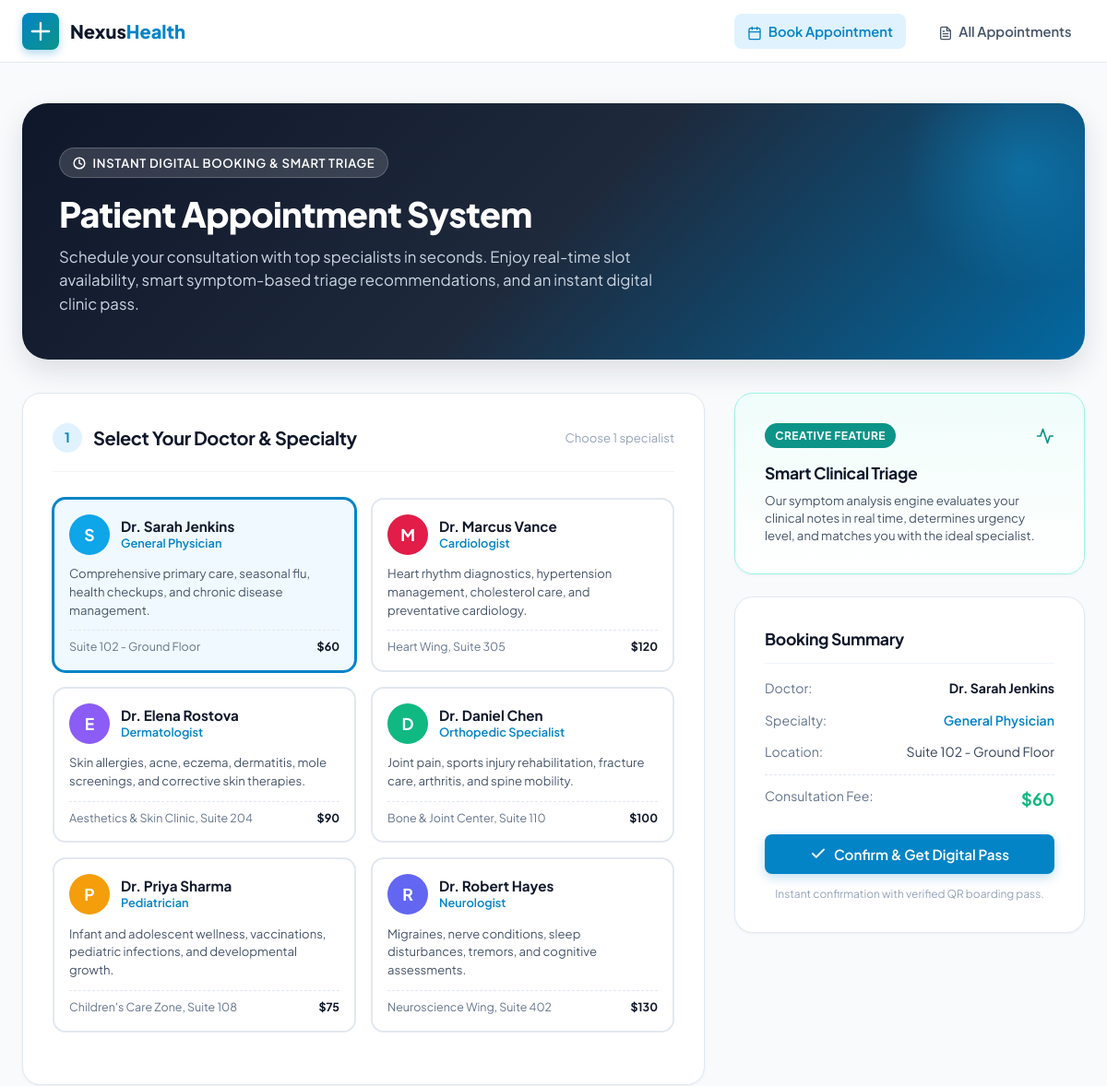
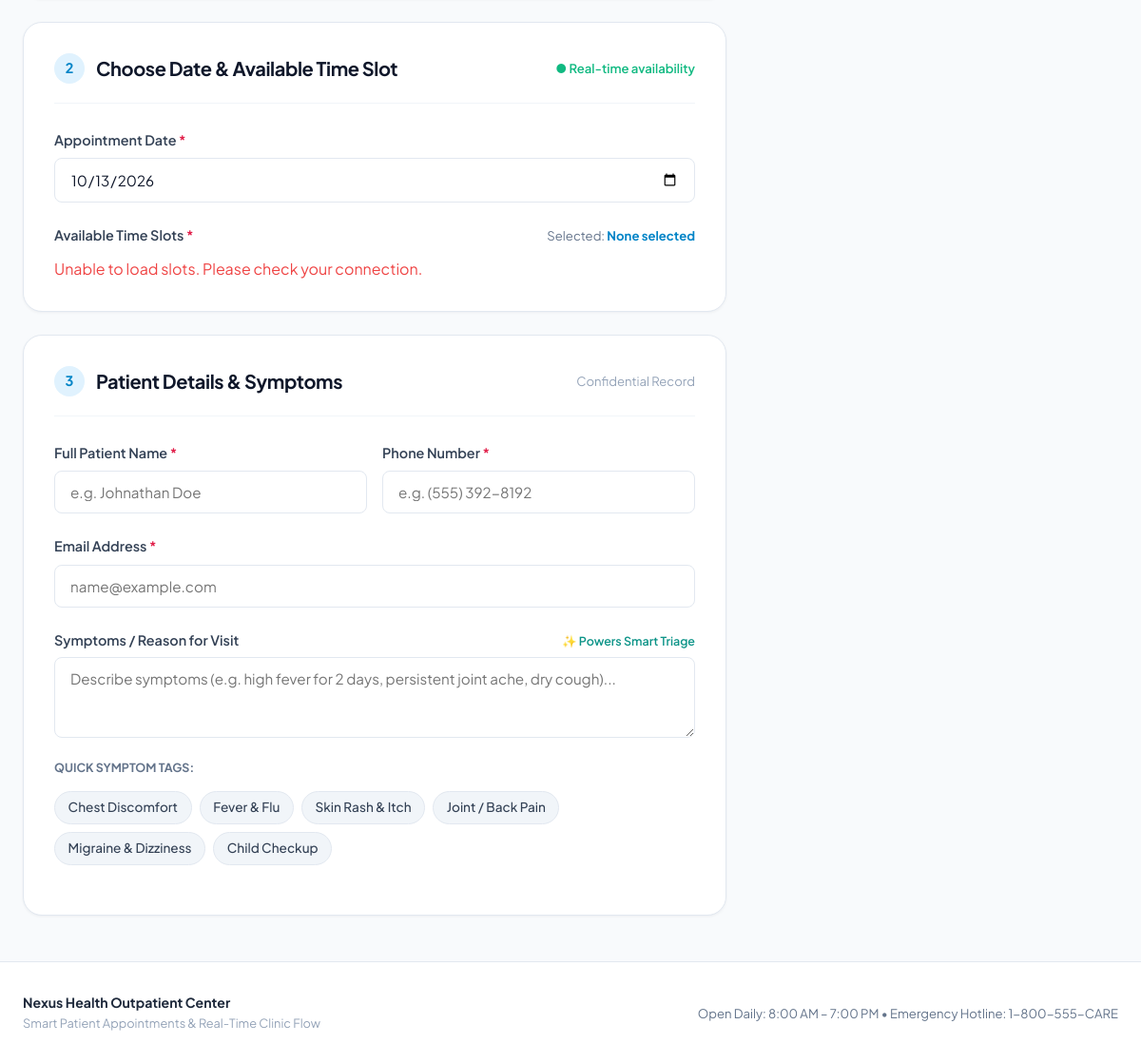
The page / on the database its author committed (2 pictures, top to bottom).
### tables this page shows
CREATE TABLE doctors (
                id INTEGER PRIMARY KEY AUTOINCREMENT,
                name TEXT NOT NULL,
                specialty TEXT NOT NULL,
                qualification TEXT NOT NULL,
                room_number TEXT NOT NULL,
                consultation_fee INTEGER NOT NULL,
                avatar_color TEXT NOT NULL,
                bio TEXT,
                experience_years INTEGER DEFAULT 10
            );

### app.py (the view)
@app.route("/")
def index():
    with get_db() as conn:
        cursor = conn.cursor()
        cursor.execute("SELECT * FROM doctors ORDER BY id ASC")
        doctors = cursor.fetchall()
    today_str = datetime.date.today().isoformat()
    return render_template("book.html", doctors=doctors, min_date=today_str, slots=STANDARD_SLOTS)

### app.py (called while the page is built)
def get_db():
    conn = sqlite3.connect(DB_PATH)
    conn.row_factory = sqlite3.Row
    return conn

### templates/book.html (shortened to what this page needs)
{% extends "base.html" %}
{% block content %}
<section class="hero-header">
  <div class="hero-pill">
    <svg width="14" height="14" viewBox="0 0 24 24" fill="none" stroke="currentColor" stroke-width="2.5" stroke-linecap="round" stroke-linejoin="round">
      <circle cx="12" cy="12" r="10"></circle>
      <polyline points="12 6 12 12 16 14"></polyline>
    </svg>
    Instant Digital Booking & Smart Triage
  </div>
  <h1 class="hero-title">Patient Appointment System</h1>
  <p class="hero-subtitle">
    Schedule your consultation with top specialists in seconds. Enjoy real-time slot availability, smart symptom-based triage recommendations, and an instant digital clinic pass.
  </p>
</section>
<form id="bookingForm" action="{{ url_for('book_appointment') }}" method="POST">
  <div class="booking-grid">
    <div class="booking-main-col">
      <div class="card" id="step1Card" style="margin-bottom: 1.5rem;">
        <div class="card-header-styled">
          <div class="card-title-group">
            <span class="step-indicator">1</span>
            <h2 class="card-title">Select Your Doctor & Specialty</h2>
          </div>
          <span style="font-size: 0.82rem; color: var(--slate-400);">Choose 1 specialist</span>
        </div>
        <div class="doctor-options">
          {% for doc in doctors %}
          <label class="doctor-card-radio" id="doctorCard{{ doc.id }}">
            <div class="doctor-card-inner">
              <div class="doctor-header-row">
                <div class="doctor-avatar" style="background-color: {{ doc.avatar_color }};">
                  {{ doc.name.split(' ')[1][0] }}
                </div>
                <div>
                  <div class="doctor-name">{{ doc.name }}</div>
                  <div class="doctor-spec">{{ doc.specialty }}</div>
                </div>
              </div>
              <p style="font-size: 0.82rem; color: var(--slate-600); margin-bottom: 0.75rem; flex-grow: 1;">
                {{ doc.bio }}
              </p>
              <div class="doctor-meta-sub">
                <span>{{ doc.room_number }}</span>
                <span style="font-weight: 700; color: var(--slate-900);">${{ doc.consultation_fee }}</span>
              </div>
            </div>
          </label>
          {% endfor %}
        </div>
      </div>
      <div class="card" id="step2Card" style="margin-bottom: 1.5rem;">
        <div class="card-header-styled">
          <div class="card-title-group">
            <span class="step-indicator">2</span>
            <h2 class="card-title">Choose Date & Available Time Slot</h2>
          </div>
          <span style="font-size: 0.82rem; color: var(--emerald); font-weight: 600;">● Real-time availability</span>
        </div>
        <div class="form-group">
          <label class="form-label" for="appointment_date">Appointment Date <span class="req">*</span></label>
          <input type="date" id="appointment_date" name="appointment_date" class="form-control" value="{{ min_date }}" min="{{ min_date }}" required>
        </div>
        <div class="form-group" style="margin-bottom: 0;">
          <div style="display: flex; justify-content: space-between; align-items: baseline; margin-bottom: 0.4rem;">
            <label class="form-label" style="margin-bottom: 0;">Available Time Slots <span class="req">*</span></label>
            <span style="font-size: 0.82rem; color: var(--slate-500);">Selected: <strong id="selectedSlotText" style="color: var(--primary);">None selected</strong></span>
          </div>
          <div class="slots-container" id="slotsContainer">
          </div>
        </div>
      </div>
      <div class="card" id="step3Card">
        <div class="card-header-styled">
          <div class="card-title-group">
            <span class="step-indicator">3</span>
            <h2 class="card-title">Patient Details & Symptoms</h2>
          </div>
          <span style="font-size: 0.82rem; color: var(--slate-400);">Confidential Record</span>
        </div>
        <div style="display: grid; grid-template-columns: 1fr 1fr; gap: 1rem;">
          <div class="form-group">
            <label class="form-label" for="patient_name">Full Patient Name <span class="req">*</span></label>
            <input type="text" id="patient_name" name="patient_name" class="form-control" placeholder="e.g. Johnathan Doe" required>
          </div>
          <div class="form-group">
            <label class="form-label" for="patient_phone">Phone Number <span class="req">*</span></label>
            <input type="tel" id="patient_phone" name="patient_phone" class="form-control" placeholder="e.g. (555) 392-8192" required>
          </div>
        </div>
        <div class="form-group">
          <label class="form-label" for="patient_email">Email Address <span class="req">*</span></label>
          <input type="email" id="patient_email" name="patient_email" class="form-control" placeholder="name@example.com" required>
        </div>
        <div class="form-group" style="margin-bottom: 0;">
          <div style="display: flex; justify-content: space-between; align-items: baseline; margin-bottom: 0.4rem;">
            <label class="form-label" for="symptoms" style="margin-bottom: 0;">Symptoms / Reason for Visit</label>
            <span style="font-size: 0.78rem; color: var(--teal); font-weight: 600;">✨ Powers Smart Triage</span>
          </div>
          <textarea id="symptoms" name="symptoms" class="form-control" placeholder="Describe symptoms (e.g. high fever for 2 days, persistent joint ache, dry cough)..."></textarea>
          <div style="margin-top: 0.75rem;">
            <span style="font-size: 0.78rem; font-weight: 700; color: var(--slate-500); text-transform: uppercase;">Quick Symptom Tags:</span>
            <div class="symptom-chips-wrap">
              <span class="symptom-chip" data-symptom="Severe chest tightness and rapid pulse">Chest Discomfort</span>
              <span class="symptom-chip" data-symptom="Persistent fever and sore throat">Fever & Flu</span>
              <span class="symptom-chip" data-symptom="Skin rash and allergic itching">Skin Rash & Itch</span>
              <span class="symptom-chip" data-symptom="Sharp knee and lower back pain">Joint / Back Pain</span>
              <span class="symptom-chip" data-symptom="Intense migraine and light dizziness">Migraine & Dizziness</span>
              <span class="symptom-chip" data-symptom="Routine child health checkup and vaccine">Child Checkup</span>
            </div>
          </div>
        </div>
      </div>
    </div>
    <div class="booking-sidebar">
      <div class="card triage-card" style="margin-bottom: 1.5rem;">
        <div style="display: flex; align-items: center; justify-content: space-between; margin-bottom: 0.85rem;">
          <div style="display: flex; align-items: center; gap: 0.5rem;">
            <span class="triage-badge-pill">Creative Feature</span>
          </div>
          <svg width="20" height="20" viewBox="0 0 24 24" fill="none" stroke="#0d9488" stroke-width="2" stroke-linecap="round" stroke-linejoin="round">
            <path d="M22 12h-4l-3 9L9 3l-3 9H2"></path>
          </svg>
        </div>
        <h3 style="font-size: 1.1rem; font-weight: 700; color: var(--slate-900); margin-bottom: 0.4rem;">
          Smart Clinical Triage
        </h3>
        <p style="font-size: 0.83rem; color: var(--slate-600); line-height: 1.45;">
          Our symptom analysis engine evaluates your clinical notes in real time, determines urgency level, and matches you with the ideal specialist.
        </p>
      </div>
      <div class="card" style="position: sticky; top: 5.5rem;">
        <h3 style="font-size: 1.1rem; font-weight: 700; margin-bottom: 1rem; padding-bottom: 0.75rem; border-bottom: 1px solid var(--slate-100);">
          Booking Summary
        </h3>
        <div style="display: flex; flex-direction: column; gap: 0.85rem; margin-bottom: 1.5rem; font-size: 0.88rem;">
          <div style="display: flex; justify-content: space-between;">
            <span style="color: var(--slate-500);">Doctor:</span>
            <strong id="summaryDocName" style="color: var(--slate-900);">Dr. Sarah Jenkins</strong>
          </div>
          <div style="display: flex; justify-content: space-between;">
            <span style="color: var(--slate-500);">Specialty:</span>
            <span id="summaryDocSpec" style="color: var(--primary); font-weight: 600;">General Physician</span>
          </div>
          <div style="display: flex; justify-content: space-between;">
            <span style="color: var(--slate-500);">Location:</span>
            <span id="summaryDocRoom" style="color: var(--slate-700);">Suite 102</span>
          </div>
          <div style="display: flex; justify-content: space-between; border-top: 1px dashed var(--slate-200); padding-top: 0.75rem;">
            <span style="color: var(--slate-500);">Consultation Fee:</span>
            <strong id="summaryFee" style="color: var(--emerald); font-size: 1.15rem;">$60</strong>
          </div>
        </div>
        <button type="submit" class="btn btn-primary btn-block" id="confirmBookingBtn">
          <svg width="18" height="18" viewBox="0 0 24 24" fill="none" stroke="currentColor" stroke-width="2.5" stroke-linecap="round" stroke-linejoin="round">
            <polyline points="20 6 9 17 4 12"></polyline>
          </svg>
          Confirm & Get Digital Pass
        </button>
        <p style="text-align: center; font-size: 0.75rem; color: var(--slate-400); margin-top: 0.85rem;">
          Instant confirmation with verified QR boarding pass.
        </p>
      </div>
    </div>
  </div>
</form>
{% endblock %}

### templates/base.html (shortened to what this page needs)
<!DOCTYPE html>
<html lang="en">
<head>
  <link rel="stylesheet" href="{{ url_for('static', filename='css/style.css') }}">
</head>
<body>
  <nav class="navbar">
    <div class="nav-container">
      <a href="{{ url_for('index') }}" class="brand-link" id="brandLogo">
        <div class="brand-logo-icon">
          <svg width="22" height="22" viewBox="0 0 24 24" fill="none" stroke="currentColor" stroke-width="2.5" stroke-linecap="round" stroke-linejoin="round">
            <path d="M12 2v20M2 12h20"></path>
          </svg>
        </div>
        <span>Nexus<span style="color: var(--primary);">Health</span></span>
      </a>
      <div class="nav-links">
        <a href="{{ url_for('index') }}" class="nav-item {% if request.endpoint == 'index' %}active{% endif %}" id="navBook">
          Book Appointment
        </a>
        <a href="{{ url_for('list_appointments') }}" class="nav-item {% if request.endpoint == 'list_appointments' %}active{% endif %}" id="navDirectory">
          All Appointments
        </a>
      </div>
    </div>
  </nav>
  <main class="main-wrapper">
    {% block content %}{% endblock %}
  </main>
  <footer class="footer">
    <div style="max-width: 1200px; margin: 0 auto; display: flex; flex-wrap: wrap; justify-content: space-between; align-items: center; gap: 1rem;">
      <div style="text-align: left;">
        <strong style="color: var(--slate-800);">Nexus Health Outpatient Center</strong>
        <p style="font-size: 0.8rem; color: var(--slate-400); margin-top: 2px;">Smart Patient Appointments & Real-Time Clinic Flow</p>
      </div>
      <div>
        <span style="font-size: 0.82rem; color: var(--slate-500);">Open Daily: 8:00 AM – 7:00 PM &bull; Emergency Hotline: 1-800-555-CARE</span>
      </div>
    </div>
  </footer>
</body>
</html>

### rows shown on the page
doctors: name "S", name "Dr. Sarah Jenkins", specialty "General Physician", bio "Comprehensive primary care, seasonal flu, health checkups, and chronic disease management.", room_number "Suite 102 - Ground Floor", consultation_fee "60"
doctors: name "M", name "Dr. Marcus Vance", specialty "Cardiologist", bio "Heart rhythm diagnostics, hypertension management, cholesterol care, and preventative cardiology.", room_number "Heart Wing, Suite 305", consultation_fee "120"
doctors: name "E", name "Dr. Elena Rostova", specialty "Dermatologist", bio "Skin allergies, acne, eczema, dermatitis, mole screenings, and corrective skin therapies.", room_number "Aesthetics & Skin Clinic, Suite 204", consultation_fee "90"
doctors: name "D", name "Dr. Daniel Chen", specialty "Orthopedic Specialist", bio "Joint pain, sports injury rehabilitation, fracture care, arthritis, and spine mobility.", room_number "Bone & Joint Center, Suite 110", consultation_fee "100"
doctors: name "P", name "Dr. Priya Sharma", specialty "Pediatrician", bio "Infant and adolescent wellness, vaccinations, pediatric infections, and developmental growth.", room_number "Children's Care Zone, Suite 108", consultation_fee "75"
doctors: name "R", name "Dr. Robert Hayes", specialty "Neurologist", bio "Migraines, nerve conditions, sleep disturbances, tremors, and cognitive assessments.", room_number "Neuroscience Wing, Suite 402", consultation_fee "130"
